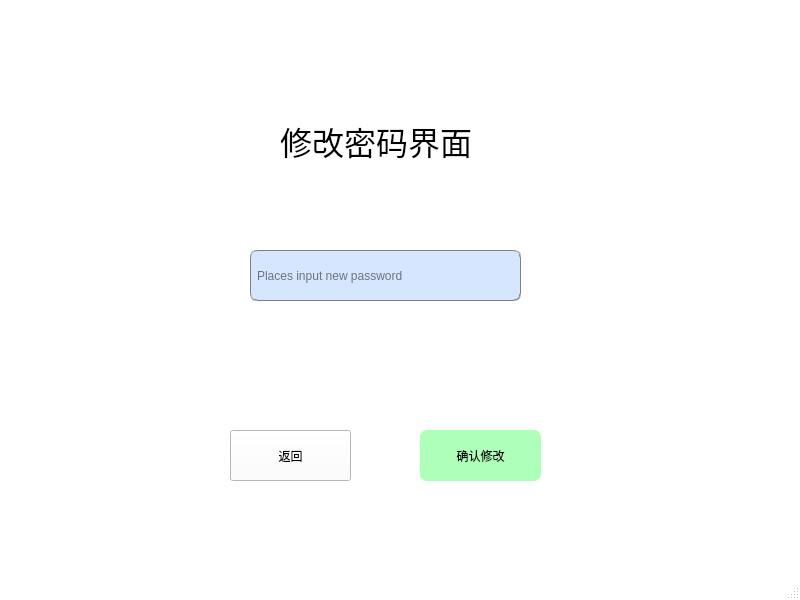
<?xml version="1.0" encoding="UTF-8"?>
<ui version="4.0">
 <class>stu_change_password_</class>
 <widget class="QMainWindow" name="stu_change_password_">
  <property name="geometry">
   <rect>
    <x>0</x>
    <y>0</y>
    <width>800</width>
    <height>600</height>
   </rect>
  </property>
  <property name="windowTitle">
   <string>MainWindow</string>
  </property>
  <property name="styleSheet">
   <string notr="true">QMainWindow#stu_change_password_
{
	border-image: url(:/Desktop/pic.png);
	background-color: rgb(255, 255, 255);
	
}

</string>
  </property>
  <widget class="QWidget" name="centralwidget">
   <widget class="QPushButton" name="change_password_return">
    <property name="geometry">
     <rect>
      <x>230</x>
      <y>430</y>
      <width>121</width>
      <height>51</height>
     </rect>
    </property>
    <property name="styleSheet">
     <string notr="true">
QMainWindow#stu_change_password_ QPushButton#change_password_return
{
   font: 18pt &quot;宋体&quot;;
	
	background-color: rgb(255, 255, 255);
color: rgb(0,0,0);
}

QMainWindow#stu_change_password_ QPushButton#change_password_return:hover
{
	
	background-color: rgb(195, 195, 195);
}</string>
    </property>
    <property name="text">
     <string>返回</string>
    </property>
   </widget>
   <widget class="QLineEdit" name="change_password_new">
    <property name="geometry">
     <rect>
      <x>250</x>
      <y>250</y>
      <width>271</width>
      <height>51</height>
     </rect>
    </property>
    <property name="minimumSize">
     <size>
      <width>0</width>
      <height>45</height>
     </size>
    </property>
    <property name="styleSheet">
     <string notr="true">background-color: rgb(214, 230, 255);
border:1px groove gray;border-radius:
7px;padding:2px 4px;
font: 12pt &quot;宋体&quot;;
color: rgb(0,0,0);</string>
    </property>
    <property name="placeholderText">
     <string>Places input new password</string>
    </property>
   </widget>
   <widget class="QLabel" name="change_password_label">
    <property name="geometry">
     <rect>
      <x>280</x>
      <y>110</y>
      <width>211</width>
      <height>61</height>
     </rect>
    </property>
    <property name="font">
     <font>
      <family>宋体</family>
      <pointsize>24</pointsize>
     </font>
    </property>
    <property name="styleSheet">
     <string notr="true">color: rgb(0, 0, 0);</string>
    </property>
    <property name="text">
     <string>修改密码界面</string>
    </property>
   </widget>
   <widget class="QPushButton" name="change_password_confirm">
    <property name="geometry">
     <rect>
      <x>420</x>
      <y>430</y>
      <width>121</width>
      <height>51</height>
     </rect>
    </property>
    <property name="styleSheet">
     <string notr="true">QMainWindow#stu_change_password_ QPushButton#change_password_confirm
{
	
	background-color: rgb(174, 255, 186);
  color: rgb(0,0,0);

border:0px groove gray;border-radius:
7px;padding:2px 4px;
font: 18pt &quot;Candara&quot;;

}

QMainWindow#stu_change_password_ QPushButton#change_password_confirm:hover
{
	background-color: rgb(120,200,150);
}</string>
    </property>
    <property name="text">
     <string>确认修改</string>
    </property>
   </widget>
  </widget>
  <widget class="QMenuBar" name="menubar">
   <property name="geometry">
    <rect>
     <x>0</x>
     <y>0</y>
     <width>800</width>
     <height>21</height>
    </rect>
   </property>
  </widget>
  <widget class="QStatusBar" name="statusbar"/>
 </widget>
 <resources/>
 <connections/>
</ui>
